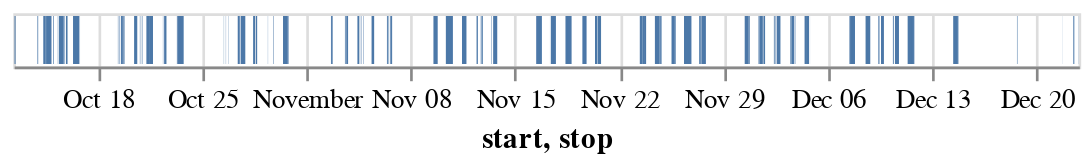

Notebook source saved alongside this figure:
### Markdown cell above
## When did server sessions run?

### Code cell
alt.Chart(df).mark_bar().encode(
    x="start",
    x2="stop",
).interactive()

### Figure 1 — Vega-Lite specification as saved in the notebook (floating-point values rounded to 4 significant figures; data arrays with more than 128 entries replaced by an {"elided": "..."} marker saying what was removed)
{"$schema": "https://vega.github.io/schema/vega-lite/v4.17.0.json", "config": {"view": {"continuousHeight": 300, "continuousWidth": 400}}, "data": {"name": "data-28a0c5048550651d05a794c1907611aa"}, "datasets": {"data-28a0c5048550651d05a794c1907611aa": {"elided": "400 records"}}, "encoding": {"x": {"field": "start", "type": "temporal"}, "x2": {"field": "stop"}}, "mark": "bar", "selection": {"selector005": {"bind": "scales", "encodings": ["x", "y"], "type": "interval"}}}
